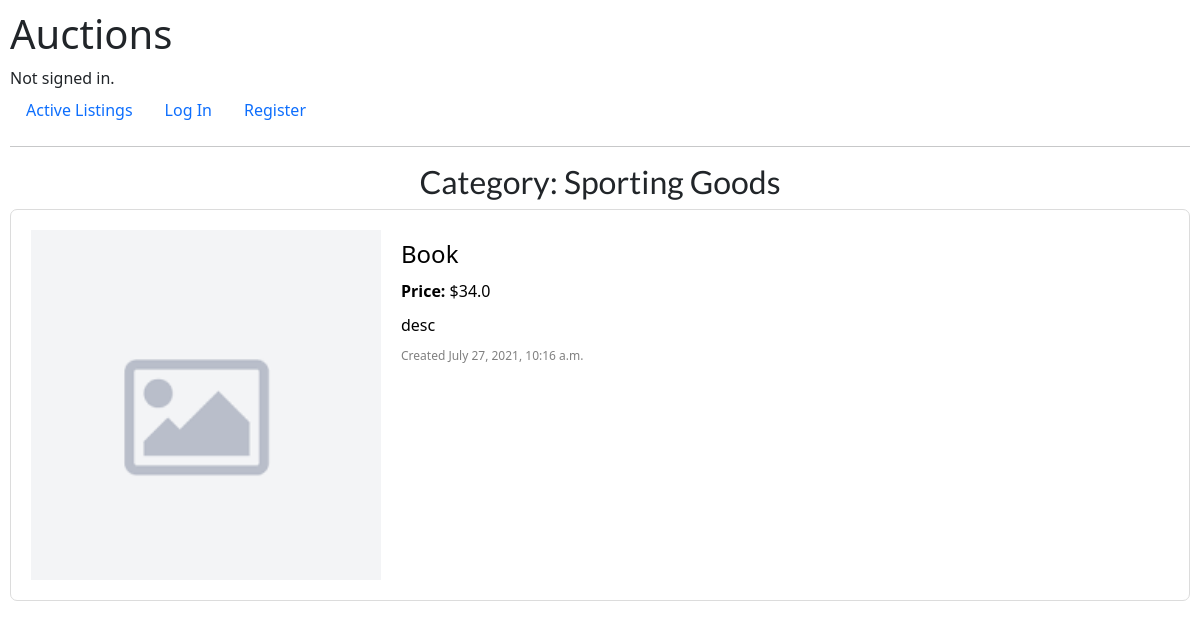
Page /category_page/15 on the committed database.
### auctions/models.py (models this page shows)
class Category(models.Model):
    name = models.CharField(max_length=32, null=True, default='', unique=True)

class Auction(models.Model):
    title = models.CharField(max_length=32)
    description = models.CharField(max_length=500)
    highest_bid = models.FloatField(validators=[MinValueValidator(0)])
    image = models.ImageField(upload_to='listing_imgs', null=True)
    timestamp = models.DateTimeField(auto_now_add=True)
    created_by = models.ForeignKey(
        User, on_delete=models.CASCADE, related_name='creator', default=None)
    active = models.BooleanField(default=True, null=True)
    winner = models.ForeignKey(
        User, on_delete=CASCADE, default=None, related_name='winner', null=True, blank=True)
    category = models.ForeignKey(
        Category, on_delete=CASCADE, null=True, default=None)

### auctions/views.py (the view)
# urls.py: path('category_page/<category_id>',
def category_page(request, category_id):
    category = Category.objects.get(pk=category_id)
    return render(request, 'auctions/category_page.html', {
        'auctions': Auction.objects.filter(category=category, active=True),
        'category_name': category.name,
        'watchlist_num': get_watchlist_num(request)
    })

### auctions/views.py (called while the page is built)
def get_watchlist_num(request):
    if request.user.is_authenticated:
        return Watchlist.objects.filter(user=request.user).count()
    else:
        return None

### auctions/templates/auctions/category_page.html
{% extends "auctions/layout.html" %}
{% block body %}
<h2>Category: {{ category_name }}</h2>
{% for auction in auctions %}
<a href="{% url 'listing' auction.title %}">
    <div class='auction'>
        {% if auction.image %}
        <img src="/media/{{ auction.image }}" alt="{{ auction.title }}">
        {% else %}
        <img src="/media/listing_imgs/img_not_found.png" alt="{{ auction.title }}">
        {% endif %}
        <div class='details'>
            <h4>{{ auction.title }}</h4>
            <div>
                <b>Price: </b> ${{ auction.highest_bid }}
            </div>
            <div class='auc-desc'>
                {{ auction.description }}
            </div>
            <div class='create-time'>
                Created {{ auction.timestamp }}
            </div>
        </div>
    </div>
</a>
{% empty %}
<h2>Empty</h2>
{% endfor %}
{% endblock %}

### auctions/static/auctions/styles.css (style rules this page uses)
body { padding: 10px; }
h2 { margin: 10px auto; text-align: center; font-family: 'Lato', sans-serif; }
.auction { border: gainsboro solid 1px; border-radius: 7px; margin: 5px auto; display: flex; padding: 20px; }
img { width: 350px; }
.details { margin: 10px 20px; color: black; }
.create-time { font-size: 12px; color: gray; margin-top: 20px; }
.details div { margin-top: 10px; text-decoration: none; }
a:link { text-decoration: none !important; }

### rows in the picture
Category: name "Sporting Goods"
Auction: title "Book", highest_bid "34.0", description "desc", timestamp "July 27, 2021, 10:16 a.m."
